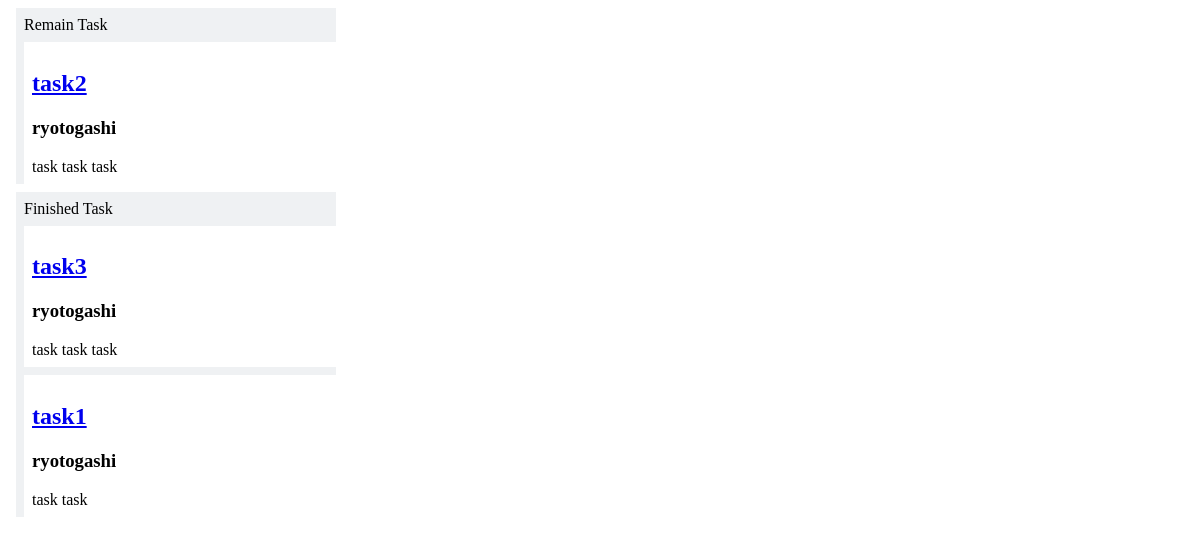
The page / on the database its author committed.
### task_management/models/task.py (models this page shows, shortened)
class Task(models.Model):
    id = models.UUIDField(primary_key=True, default=uuid.uuid4, editable=False)
    user = models.ForeignKey(User, on_delete=models.CASCADE)
    title = models.CharField(max_length=200)
    detail = models.CharField(max_length=800)
    publish_date = models.DateTimeField('date published')
    is_finished = models.BooleanField(default=False)
    class Meta:
        app_label = 'task_management'

### task_management/models/user.py (models this page shows, shortened)
class User(models.Model):
    id = models.UUIDField(primary_key=True, default=uuid.uuid4, editable=False)
    user_name = models.CharField(max_length=200)
    email = models.EmailField()
    class Meta:
        app_label = 'task_management'

### task_management/views/index_view.py (the view)
# urls.py: path('', views.IndexView.as_view(), name='index'),
class IndexView(TemplateView):
    template_name = "task_management/index.html"
    def get(self, request, *args, **kwargs):
        template = loader.get_template(self.template_name)
        context = {
            'task_list': Task.objects.filter(is_finished=True).order_by('id'),
            'task_finished_list': Task.objects.filter(is_finished=False).order_by('id'),
        }
        return HttpResponse(template.render(context, request))

### templates/task_management/index.html
{% extends "base.html" %}
{% block content %}
    <div class="mdc-layout-grid mdc-layout-grid--align-left demo-grid demo-grid--alignment">
        <div class="mdc-layout-grid__inner">
            <div class="mdc-layout-grid__cell demo-cell">
                <div class="mdc-card demo-card status_card">
                    <div class="mdc-typography--headline6 status_card_title">Remain Task</div>
                    {% if task_list %}
                        {% for task in task_list %}
                            <div class="mdc-card demo-card task_card">
                              <div class="mdc-card__primary-action demo-card__primary-action" tabindex="0">
                                <div class="demo-card__primary">
                                  <h2 class="demo-card__title mdc-typography mdc-typography--headline6">
                                      <a href="/{{ task.id }}/"> {{ task.title }}</a>
                                  </h2>
                                  <h3 class="demo-card__subtitle mdc-typography mdc-typography--subtitle2">{{ task.user.user_name }}</h3>
                                </div>
                                <div class="demo-card__secondary mdc-typography mdc-typography--body2">{{ task.detail }}</div>
                              </div>
                            </div>
                        {% endfor %}
                    {% endif %}
                </div>
            </div>
            <div class="mdc-layout-grid__cell demo-cell">
                <div class="mdc-card demo-card status_card">
                    <div class="mdc-typography--headline6 status_card_title">Finished Task</div>
                    {% if task_finished_list %}
                        {% for task in task_finished_list %}
                            <div class="mdc-card demo-card task_card">
                              <div class="mdc-card__primary-action demo-card__primary-action" tabindex="0">
                                <div class="demo-card__primary">
                                  <h2 class="demo-card__title mdc-typography mdc-typography--headline6">
                                      <a href="/{{ task.id }}/"> {{ task.title }}</a>
                                  </h2>
                                  <h3 class="demo-card__subtitle mdc-typography mdc-typography--subtitle2">{{ task.user.user_name }}</h3>
                                </div>
                                <div class="demo-card__secondary mdc-typography mdc-typography--body2">{{ task.detail }}</div>
                              </div>
                            </div>
                        {% endfor %}
                    {% endif %}
                </div>
            </div>
        </div>
    </div>
{% endblock %}

### task_management/static/css/style.css (style rules this page uses)
.status_card { background-color: #EFF1F3; width: 320px; margin: 8px 8px 8px 8px; }
.status_card_title { padding: 8px 8px 8px 8px; }
.task_card { background-color: #FFFFFF; width: 300px; margin: 0px 8px 8px 8px; padding: 8px 8px 8px 8px; }

### rows shown on the page
Task: title "task2", user.user_name "ryotogashi", detail "task task task"
Task: title "task3", user.user_name "ryotogashi", detail "task task task"
Task: title "task1", user.user_name "ryotogashi", detail "task task"
